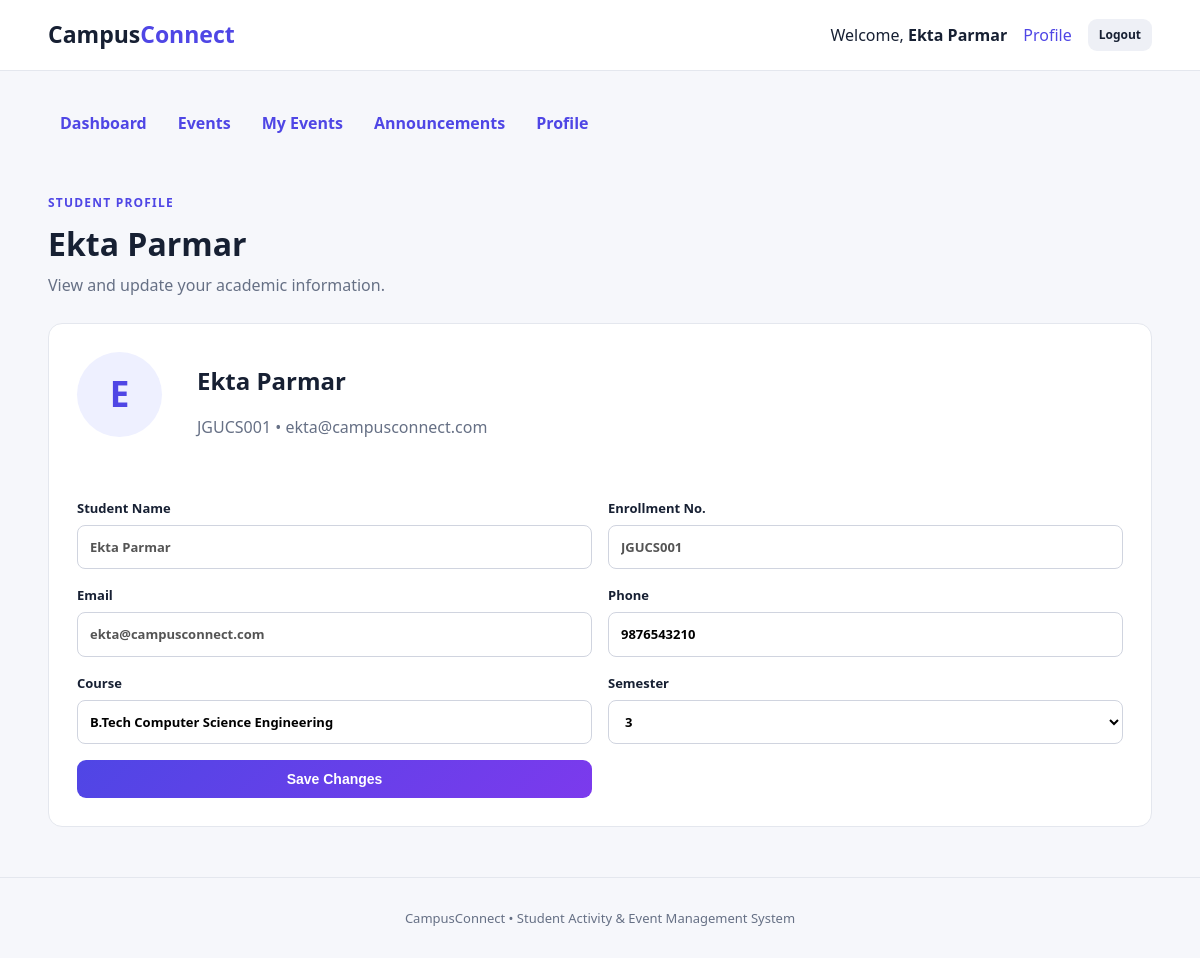
Screenshot of /student/profile.php (signed in) with the database file from the repository.
### tables this page shows
CREATE TABLE students (
    id INT UNSIGNED AUTO_INCREMENT PRIMARY KEY,
    student_name VARCHAR(100) NOT NULL,
    enrollment_no VARCHAR(30) NOT NULL UNIQUE,
    email VARCHAR(150) NOT NULL UNIQUE,
    phone VARCHAR(20) DEFAULT NULL,
    course VARCHAR(120) NOT NULL,
    semester TINYINT UNSIGNED NOT NULL,
    password VARCHAR(255) NOT NULL,
    created_at TIMESTAMP DEFAULT CURRENT_TIMESTAMP
);

### config.php (called while the page is built, shortened)
<?php
function db()
{
    static $pdo = null;
    if ($pdo === null) {
        $dsn = 'mysql:host=localhost;dbname=campusconnect;charset=utf8mb4';
        $pdo = new PDO($dsn, 'root', '', [
            PDO::ATTR_ERRMODE => PDO::ERRMODE_EXCEPTION,
            PDO::ATTR_DEFAULT_FETCH_MODE => PDO::FETCH_ASSOC,
            PDO::ATTR_EMULATE_PREPARES => false,
        ]);
    }
    return $pdo;
}
function e(mixed $value): string
{
    return htmlspecialchars((string) $value, ENT_QUOTES, 'UTF-8');
}
function current_student(): ?array
{
    $stmt = db()->prepare('SELECT * FROM students WHERE id = ?');
    $stmt->execute([$_SESSION['student_id']]);
    return $stmt->fetch() ?: null;
}
?>

### student/profile.php (the view, shortened to what this page needs)
<?php
require 'header.php';
?>
<div class="page-title"><div><span class="eyebrow">Student Profile</span><h1><?= e($student['student_name']) ?></h1><p>View and update your academic information.</p></div></div>
<div class="profile-card">
    <div class="avatar"><?= e(strtoupper(substr($student['student_name'], 0, 1))) ?></div>
    <div class="profile-info"><h2><?= e($student['student_name']) ?></h2><p><?= e($student['enrollment_no']) ?> • <?= e($student['email']) ?></p></div>
    <form method="post" class="form profile-form">
        <label>Student Name<input value="<?= e($student['student_name']) ?>" disabled></label>
        <label>Enrollment No.<input value="<?= e($student['enrollment_no']) ?>" disabled></label>
        <label>Email<input value="<?= e($student['email']) ?>" disabled></label>
        <label>Phone<input name="phone" value="<?= e($student['phone']) ?>"></label>
        <label>Course<input name="course" required value="<?= e($student['course']) ?>"></label>
        <label>Semester<select name="semester" required><?php for ($i = 1; $i <= 8; $i++): ?><option value="<?= $i ?>" <?= ((int) $student['semester'] === $i) ? 'selected' : '' ?>><?= $i ?></option><?php endfor; ?></select></label>
        <button class="btn btn-primary" type="submit">Save Changes</button>
    </form>
</div>
<?php require 'footer.php'; ?>

### student/header.php (shortened to what this page needs)
<?php
require_once '../config.php';
$student = current_student();
?>
<!DOCTYPE html>
<html lang="en">
<head>
    <link rel="stylesheet" href="../assets/style.css">
</head>
<body>
<nav class="navbar">
    <div class="container nav-inner">
        <a class="brand" href="dashboard.php">Campus<span>Connect</span></a>
        <div class="nav-user">
            <span>Welcome, <strong><?= e($student['student_name']) ?></strong></span>
            <a href="profile.php">Profile</a>
            <a class="btn btn-light btn-sm" href="../logout.php">Logout</a>
        </div>
    </div>
</nav>
<div class="container page">
    <nav class="tabs">
        <a href="dashboard.php">Dashboard</a>
        <a href="events.php">Events</a>
        <a href="my_events.php">My Events</a>
        <a href="announcements.php">Announcements</a>
        <a href="profile.php">Profile</a>
    </nav>

### assets/style.css (style rules this page uses)
:root { --primary: #4f46e5; --secondary: #7c3aed; --dark: #172033; --muted: #667085; --background: #f6f7fb; --white: #ffffff; --border: #e4e7ee; --success: #087f5b; --danger: #c92a2a; }
* { box-sizing: border-box; }
body { margin: 0; font-family: "Segoe UI", Arial, sans-serif; color: var(--dark); background: var(--background); line-height: 1.55; }
a { color: var(--primary); text-decoration: none; }
.container { width: min(1120px, 92%); margin: auto; }
.navbar { background: var(--white); border-bottom: 1px solid var(--border); }
.nav-inner { min-height: 70px; display: flex; align-items: center; justify-content: space-between; gap: 20px; }
.brand { color: var(--dark); font-size: 23px; font-weight: 800; }
.brand span { color: var(--primary); }
.nav-actions, .nav-user { display: flex; align-items: center; gap: 16px; }
.btn { border: 0; border-radius: 9px; padding: 11px 18px; display: inline-block; font-weight: 700; cursor: pointer; font-size: 14px; }
.btn-primary { color: #fff; background: linear-gradient(135deg, var(--primary), var(--secondary)); }
.btn-light { color: var(--dark); background: #eef0f6; }
.btn-sm { padding: 7px 11px; font-size: 12px; }
.eyebrow { color: var(--primary); font-size: 12px; font-weight: 800; letter-spacing: 1.2px; text-transform: uppercase; }
.feature-card, .event-card, .announcement, .profile-card, .admin-form { background: #fff; border: 1px solid var(--border); border-radius: 14px; }
.form { display: grid; gap: 16px; margin-top: 22px; }
.form label, label { display: grid; gap: 7px; font-size: 13px; font-weight: 700; }
input, select, textarea { width: 100%; border: 1px solid #d0d4df; border-radius: 8px; padding: 11px 12px; background: #fff; font: inherit; }
.page { padding-top: 20px; }
.tabs { display: flex; gap: 7px; overflow-x: auto; padding: 12px 0 20px; }
.tabs a { padding: 8px 12px; border-radius: 7px; font-weight: 700; white-space: nowrap; }
.welcome, .page-title, .section-head { display: flex; justify-content: space-between; align-items: center; gap: 20px; margin: 25px 0; }
.welcome h1, .page-title h1 { margin: 5px 0; font-size: 32px; }
.welcome p, .page-title p { margin: 0; color: var(--muted); }
.profile-card, .admin-form { padding: 28px; }
.profile-card { display: grid; grid-template-columns: 100px 1fr; gap: 20px; }
.avatar { width: 85px; height: 85px; display: flex; align-items: center; justify-content: center; border-radius: 50%; color: var(--primary); background: #eef0ff; font-size: 35px; font-weight: 800; }
.profile-info h2 { margin: 10px 0 0; }
.profile-info p { color: var(--muted); }
.profile-form { grid-column: 1 / -1; grid-template-columns: 1fr 1fr; }

### rows the page displays
students: student_name "Ekta Parmar", student_name "E", enrollment_no "JGUCS001", email "ekta@campusconnect.com", phone "9876543210", course "B.Tech Computer Science Engineering", semester "3"
